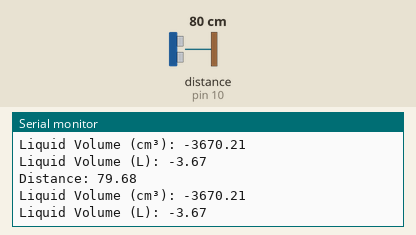
Bench run of a sketch on a simulated Arduino Uno, built with avr-gcc and run on an emulated ATmega328P. On the bench: the last lines printed to the serial monitor. Wiring (inferred from the names in the program): ultrasonic range finder: trigger pin 9; echo pin 10. The test bench sets the inputs (shaded band); at power-on: distance to the obstacle (sensor on pin 10) 80 cm. The echo pulse lasts 58.3 µs per cm.

Above: at 1.8 s.
1.9 s: distance to the obstacle (sensor on pin 10) set to 2 cm
At 2.4 s:
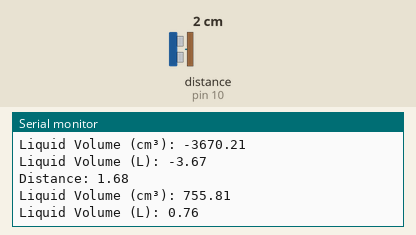
3.4 s: distance to the obstacle (sensor on pin 10) set to 4 cm
At 4.5 s:
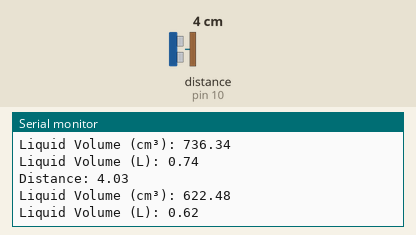
Timing chart, 0 to 6.4 s (numbered marks = the images above; inputs shaded):
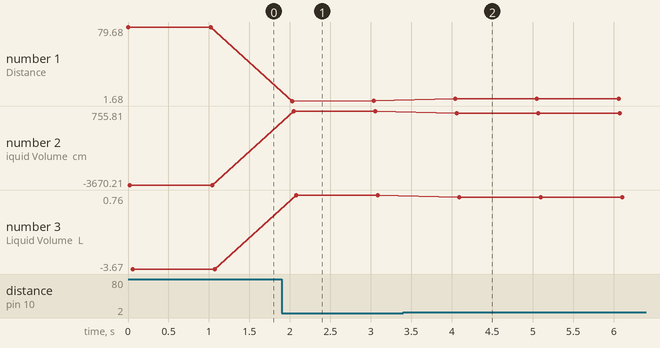

Measured:
- after the input at 1.9 s, the serial monitor: prints a new line after 0.13 s (image 1)
- after the input at 3.4 s, the serial monitor: prints a new line after 0.65 s (image 2)
- plotted number 1: 79.68 → 2.02 after the input at 1.9 s, 2.02 → 4.03 after the input at 3.4 s
- plotted number 2: -3670.21 → 736.34 after the input at 1.9 s, 736.34 → 622.48 after the input at 3.4 s
- plotted number 3: -3.67 → 0.74 after the input at 1.9 s, 0.74 → 0.62 after the input at 3.4 s

The sketch:

test1.ino
```cpp
/*
 * HC-SR04 example sketch
 *
 * https://create.arduino.cc/projecthub/Isaac100/getting-started-with-the-hc-sr04-ultrasonic-sensor-036380
 *
 * by Isaac100
 */

const int trigPin = 9;
const int echoPin = 10;

const float radius = 4.25; // cm
const float height = 15.0; // cm

float duration, distance, liquidVolumeCM3, liquidVolumeL;

void setup() {
  pinMode(trigPin, OUTPUT);
  pinMode(echoPin, INPUT);
  Serial.begin(9600);
}

void loop() {
  digitalWrite(trigPin, LOW);
  delayMicroseconds(2);
  digitalWrite(trigPin, HIGH);
  delayMicroseconds(10);
  digitalWrite(trigPin, LOW);

  duration = pulseIn(echoPin, HIGH);
  distance = (duration*.0343)/2;

  liquidVolumeCM3 = 3.1416 * radius * radius * (height - distance);
  liquidVolumeL = liquidVolumeCM3/1000; // 1 cm³ = 1 ml
  Serial.print("Distance: ");
  Serial.println(distance);
  Serial.print("Liquid Volume (cm³): ");
  Serial.println(liquidVolumeCM3);
  Serial.print("Liquid Volume (L): ");
  Serial.println(liquidVolumeL);
  delay(1000);
}
```
